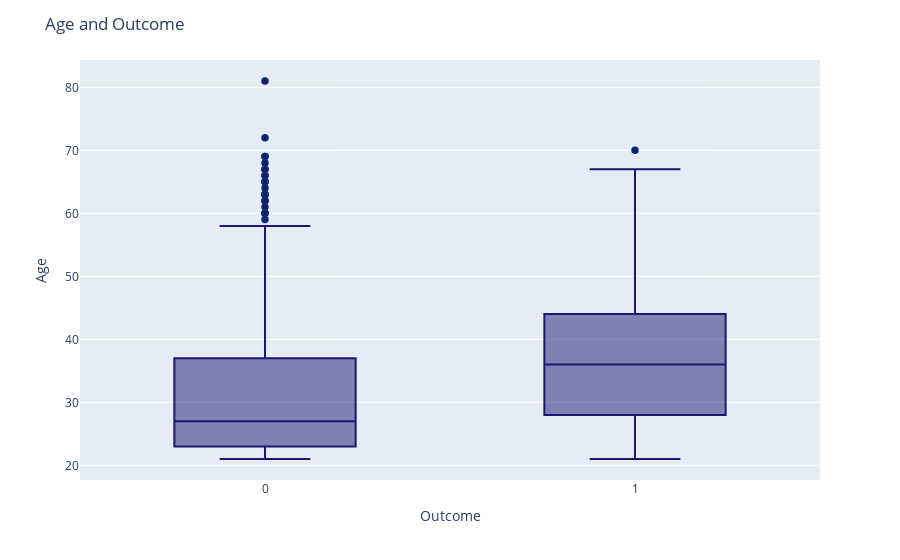

Write notebook code for a chart like this one.
### Code cell
fig.update_layout(title_text='Age and Outcome')

### Figure 1 — Plotly figure (JSON) as saved in the notebook; plotly's stock layout.template omitted (floating-point values rounded to 4 significant figures; data arrays with more than 128 entries replaced by an {"elided": "..."} marker saying what was removed)
{"data": [{"alignmentgroup": "True", "hovertemplate": "Outcome=%{x}<br>Age=%{y}<extra></extra>", "legendgroup": "", "marker": {"color": "midnightblue", "line": {"color": "rgb(8,48,107)", "width": 1.5}}, "name": "", "notched": false, "offsetgroup": "", "orientation": "v", "showlegend": false, "type": "box", "x": {"elided": "768 int values"}, "x0": " ", "xaxis": "x", "y": {"elided": "768 int values"}, "y0": " ", "yaxis": "y"}], "layout": {"autosize": true, "boxmode": "group", "legend": {"tracegroupgap": 0}, "margin": {"t": 60}, "title": {"text": "Age and Outcome"}, "xaxis": {"anchor": "y", "autorange": true, "domain": [0, 1], "range": [-0.5, 1.5], "title": {"text": "Outcome"}, "type": "linear"}, "yaxis": {"anchor": "x", "autorange": true, "domain": [0, 1], "range": [17.67, 84.33], "title": {"text": "Age"}, "type": "linear"}}}
